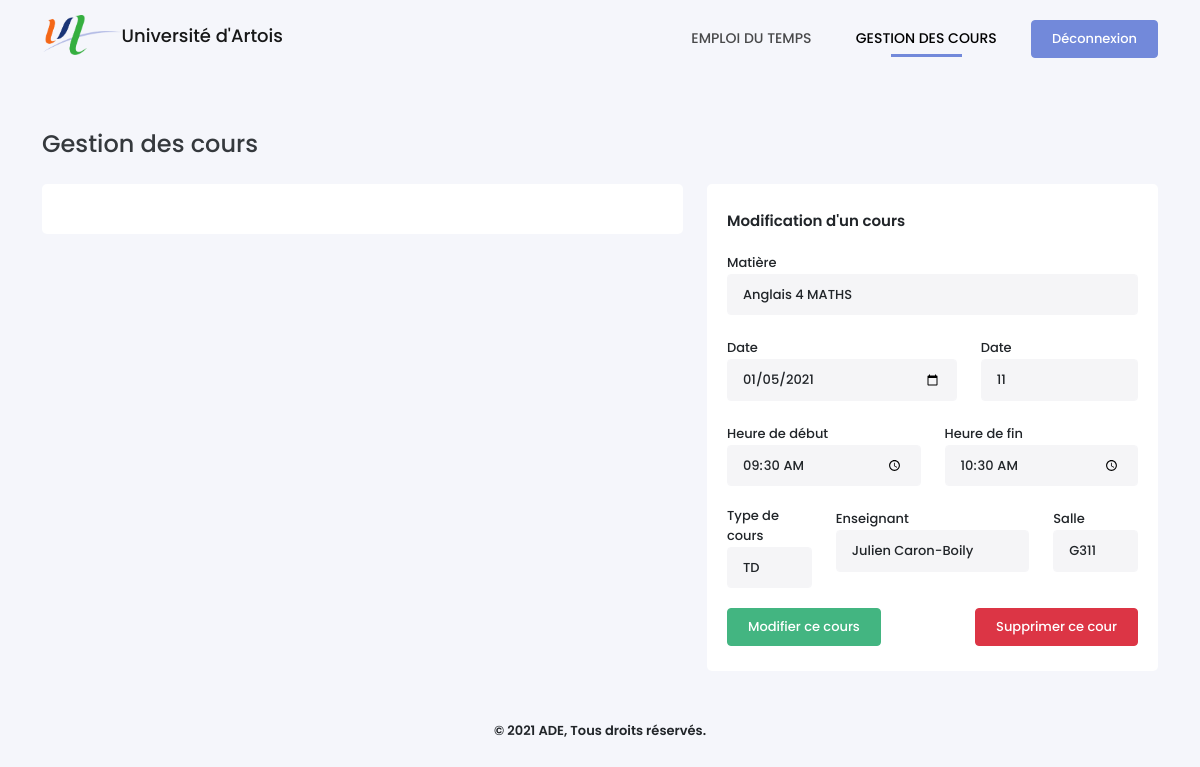
Page /gestion.php?courID=4 (signed in) on the committed database.
### tables this page shows
CREATE TABLE Cours (
    CourID INTEGER PRIMARY KEY AUTOINCREMENT,
    DateDebut VARCHAR(30) NOT NULL,
    NbSemaines INTEGER NOT NULL,
    HeureDebut time NOT NULL,
    HeureFin time NOT NULL,
    TypeID INTEGER NOT NULL,
    SalleID INTEGER NOT NULL,
    UsagerID INTEGER NOT NULL,
    MatiereID INTEGER NOT NULL,
    CONSTRAINT cour_type_fk FOREIGN KEY (TypeID) REFERENCES TypeCours(TypeID) ON DELETE CASCADE,
    CONSTRAINT cour_salle_fk FOREIGN KEY (SalleID) REFERENCES Salles(SalleID) ON DELETE CASCADE
    CONSTRAINT cour_enseignant_fk FOREIGN KEY (UsagerID) REFERENCES Usagers(UsagerID) ON DELETE CASCADE,
    CONSTRAINT cour_matiere_fk FOREIGN KEY (MatiereID) REFERENCES Matieres(MatiereID) ON DELETE CASCADE
);

CREATE TABLE TypeCours (
    TypeID INTEGER PRIMARY KEY AUTOINCREMENT,
    NomType VARCHAR NOT NULL
);

CREATE TABLE Salles (
    SalleID INTEGER PRIMARY KEY AUTOINCREMENT,
    NomSalle VARCHAR NOT NULL
);

### gestion.php (the view, shortened to what this page needs)
<?php
require_once('./config.php');
$uEvents = $bdd->prepare('SELECT * FROM Cours WHERE CourID = :id');
$uEvents->execute(array(':id' => isset($_GET['courID']) ? $_GET['courID'] : ''));
$uEvent = $uEvents->fetch();
?>
<!DOCTYPE html>
<html lang="fr-FR">
<head>
    <link type="text/css" rel="stylesheet" href="./assets/css/icons.min.css">
    <link type="text/css" rel="stylesheet" href="./assets/css/bootstrap.min.css">
    <link type="text/css" rel="stylesheet" href="./assets/css/style.css">
</head>
<body>
    <?php require_once('./views/header.php') ?>
    <div class="container">
        <h4>Gestion des cours</h4>
        <div class="row">
            <div class="col-md-7">
                <div class="box-content" id="list-event">
                </div>
            </div>
            <div class="col-md-5" id="form">
                <div class="box-content getEvent">
                    <?php if(empty($_GET['courID'])) {?>
                        <div class="content-title">Ajouter un cours</div>
                        <form method="POST" id="form_addEvent">
                            <div class="alert" style="display:none"></div>
                            <div class="row">
                                <div class="form-group">
                                    <label for="matter">Matière</label>
                                    <select name="matter" id="" class="form-control">
                                        <?php
                                        $option = '';
                                        if($_SESSION['rang'] == 2) {
                                            $option = 'INNER JOIN Enseigne ON Matieres.MatiereID = Enseigne.MatiereID AND UsagerID = "'.$_SESSION['id'].'"';
                                        }
                                        $sMatieres = $bdd->query('SELECT * FROM Matieres '.$option. ' ORDER BY NomMatiere');
                                        while($aMatieres = $sMatieres->fetch()) {
                                            echo '<option value="'.$aMatieres['MatiereID'].'">'.htmlspecialchars($aMatieres['NomMatiere']).'</option>';
                                        } ?>
                                    </select>
                                </div>
                                <div class="col-md-7 form-group" id="firstdate">
                                    <label for="firstdate">Date</label>
                                    <input type="date" name="firstdate" class="form-control">
                                    <small class="invalid-feedback"></small>
                                </div>
                                <div class="col-md-5 form-group" id="nbweek">
                                    <label for="nbweek">Nombre de semaine</label>
                                    <input type="number" name="nbweek" class="form-control" value="1">
                                    <small class="invalid-feedback"></small>
                                </div>
                                <div class="col-md-6 form-group" id="start">
                                    <label for="start">Heure de début</label>
                                    <input type="time" name="start" class="form-control">
                                    <small class="invalid-feedback"></small>
                                </div>
                                <div class="col-md-6 form-group" id="end">
                                    <label for="end">Heure de fin</label>
                                    <input type="time" name="end" class="form-control">
                                    <small class="invalid-feedback"></small>
                                </div>
                                <div class="col-md-3 form-group">
                                    <label for="type">Type de cours</label>
                                    <select name="type" class="form-control">
                                        <?php $query = $bdd->query('SELECT * FROM TypeCours');
                                            while ($row = $query->fetch()){
                                                echo '<option value="' . $row['TypeID'].'">' . htmlspecialchars($row['NomType']) . '</option>';
                                            }
                                        ?>
                                    </select>
                                </div>
                                <div class="col-md-6 form-group">
                                    <label for="user">Enseignant</label>
                                    <select name="user" class="form-control">
                                        <?php if($_SESSION['rang'] == 2) {
                                                $sql = 'AND UsagerID = "'.$_SESSION['id'].'"';
                                            } else {
                                                $sql = '';
                                            }
                                            $query = $bdd->query('SELECT * FROM Usagers WHERE RangID = 2 ' . $sql);
                                            while ($row = $query->fetch()){
                                                echo '<option value="' .$row['UsagerID'] .'">'.htmlspecialchars($row['Prenom'].' '.$row['Nom']).'</option>';
                                            }
                                        ?>
                                    </select>
                                </div>
                                <div class="col-md-3 form-group">
                                    <label for="room">Salle</label>
                                    <select name="room" class="form-control">
                                        <?php $query = $bdd->query('SELECT * FROM Salles');
                                            while ($row = $query->fetch()){
                                                echo '<option value="'.$row['SalleID'].'">'.htmlspecialchars($row['NomSalle']).'</option>';
                                            }
                                        ?>
                                    </select>
                                </div>
                            </div>
                            <input type="submit" name="add_event" value="Programmer ce cours" class="btn btn-success">
                        </form>
                    <?php } else { ?>
                        <div class="content-title">Modification d'un cours</div>
                        <form method="POST" id="form_updateEvent">
                            <div class="row">
                                <div class="form-group">
                                    <label for="matter">Matière</label>
                                    <select name="matter" id="" class="form-control">
                                        <?php
                                        $option = '';
                                        if($_SESSION['rang'] == 2) {
                                            $option = 'INNER JOIN Enseigne ON Matieres.MatiereID = Enseigne.MatiereID AND UsagerID = "'.$_SESSION['id'].'"';
                                        }
                                        $sMatieres = $bdd->query('SELECT * FROM Matieres '.$option. ' ORDER BY NomMatiere');
                                        while($row = $sMatieres->fetch()) {
                                            echo '<option value="'.$row['MatiereID'].'"'.($uEvent['MatiereID'] == $row['MatiereID'] ? ' selected' : '').'>'.htmlspecialchars($row['NomMatiere']).'</option>';
                                        } ?>
                                    </select>
                                </div>
                                <div class="col-md-7 form-group" id="firstdate">
                                    <label for="firstdate">Date</label>
                                    <input type="date" name="firstdate" class="form-control" value="<?= date('Y-m-d', $uEvent['DateDebut']) ?>">
                                </div>
                                <div class="col-md-5 form-group" id="nbweek">
                                    <label for="nbweek">Date</label>
                                    <input type="number" name="nbweek" class="form-control" value="<?= $uEvent['NbSemaines'] ?>">
                                </div>
                                <div class="col-md-6 form-group" id="start">
                                    <label for="start">Heure de début</label>
                                    <input type="time" name="start" class="form-control" value="<?= $uEvent['HeureDebut'] ?>">
                                </div>
                                <div class="col-md-6 form-group" id="end">
                                    <label for="end">Heure de fin</label>
                                    <input type="time" name="end" class="form-control" value="<?= $uEvent['HeureFin'] ?>">
                                </div>
                                <div class="col-md-3 form-group">
                                    <label for="type">Type de cours</label>
                                    <select name="type" class="form-control">
                                        <?php $query = $bdd->query('SELECT * FROM TypeCours');
                                            while ($row = $query->fetch()){
                                                echo '<option value="'.$row['TypeID'].'"'.($uEvent['TypeID'] == $row['TypeID'] ? ' selected' : '').'>'.htmlspecialchars($row['NomType']).'</option>';
                                            }
                                        ?>
                                    </select>
                                </div>
                                <div class="col-md-6 form-group">
                                    <label for="user">Enseignant</label>
                                    <select name="user" class="form-control">
                                        <?php if($_SESSION['rang'] == 2) {
                                                $sql = 'AND UsagerID = "'.$_SESSION['id'].'"';
                                            } else {
                                                $sql = '';
                                            }
                                            $query = $bdd->query('SELECT * FROM Usagers WHERE RangID = 2 ' . $sql);
                                            while ($row = $query->fetch()){
                                                echo '<option value="'.$row['UsagerID'].'"'.($uEvent['UsagerID'] == $row['UsagerID'] ? ' selected' : '').'>'.htmlspecialchars($row['Prenom'].' '.$row['Nom']).'</option>';
                                            }
                                        ?>
                                    </select>
                                </div>
                                <div class="col-md-3 form-group">
                                    <label for="room">Salle</label>
                                    <select name="room" class="form-control">
                                        <?php $query = $bdd->query('SELECT * FROM Salles');
                                            while ($row = $query->fetch()){
                                                echo '<option value="'.$row['SalleID'].'"'.($uEvent['SalleID'] == $row['SalleID'] ? ' selected' : '').'>'.htmlspecialchars($row['NomSalle']).'</option>';
                                            }
                                        ?>
                                    </select>
                                </div>
                            </div>
                            <input type="submit" name="update_event" value="Modifier ce cours" class="btn btn-success">
                            <a href="?removeEventID=<?= $uEvent['CourID'] ?>" class="btn btn-danger" style="float:right">Supprimer ce cour</a>
                        </form>
                    <?php } ?>
                </div>
            </div>
        </div>
    </div>
    <?php require_once('./views/footer.php') ?>
</body>
</html>

### assets/css/style.css (style rules this page uses)
* { box-sizing: border-box; outline: none; -webkit-tap-highlight-color: rgba(0, 0, 0, 0); }
body { font-family: Poppins, sans-serif; background-color: #F5F6FB; margin: 0; padding: 0; }
.container { min-width: 80%; }
.container h4 { opacity: .9; margin-bottom: 25px; }
.btn { font-weight: 500; font-size: 13px; padding: 8px 20px; }
.btn-success { background-color: #43B581; border-color: #43B581; }
.box-content { position: relative; width: 100%; padding: 25px 20px; background-color: #fff; border-radius: 5px; margin-bottom: 30px; }
.box-content::after { content: ''; clear: both; display: table; }
.content-title { font-size: 15px; display: inline-block; position: relative; font-weight: 600; height: 40px; }
.form-group { margin-bottom: 20px; position: relative; min-height: 60px; }
label { font-size: 13px; font-weight: 500; }
.form-control, .form-control:focus { background-color: #F5F5F7; border-color: #F5F5F7; font-size: 13px; font-weight: 500; padding: 10px 15px; }

### rows in the picture
cours: firstdate "01/05/2021", nbweek "11", start "09:30", end "10:30", type "TD", room "G311"

### other values in the picture
form field matter "Anglais 4 MATHS"
form field user "Julien Caron-Boily"
